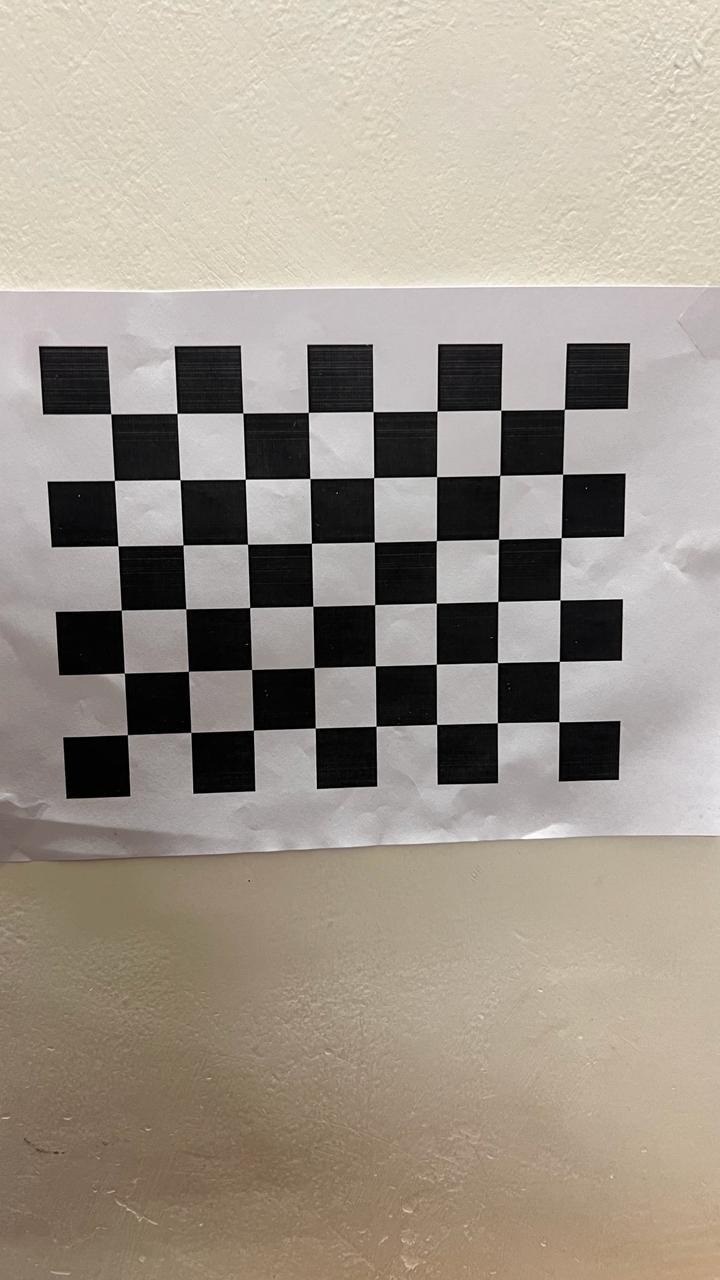
#> input picture A2/Q3/chessboard_dataset/1.jpeg, 720 x 1280 px; its folder holds only this picture in this run
$ python code.py
#> lines starting #> are read from the running program, lines starting #| are printed output that depends on the picture; after the words box and inside, x2 and y2 are one past the last pixel; in counts of white or black regions, pixels touching at a corner belong together; long printed decimals are rounded
import cv2
import numpy as np
import glob
import os
import matplotlib.pyplot as plt


chessboard_size = (8, 6)
square_size = 30

# 3D object points
objp = np.zeros((chessboard_size[0] * chessboard_size[1], 3), np.float32)
objp[:, :2] = np.mgrid[0:chessboard_size[0], 0:chessboard_size[1]].T.reshape(-1, 2)
objp *= square_size

objpoints = []
imgpoints = []

images = glob.glob('../chessboard_dataset/*.jpeg')

for file_name in images:
    img = cv2.imread(file_name)
#> img is the input picture: shape (1280, 720, 3); mean B, G, R 139.9, 150.9, 159.9
    gray = cv2.cvtColor(img, cv2.COLOR_BGR2GRAY)
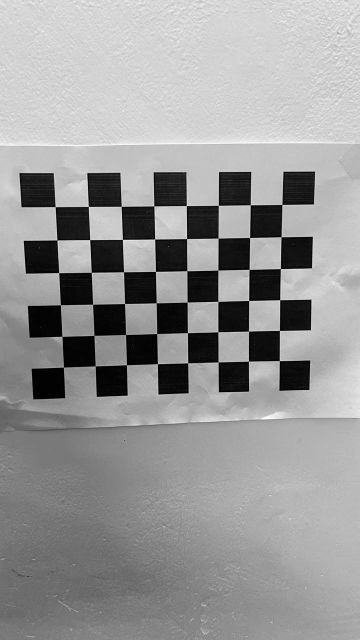
#> gray: shape (1280, 720) (shown at 1/2 size); min 0, max 254, mean 152.4

    # Chessboard Corners
    ret, corners = cv2.findChessboardCorners(gray, chessboard_size, None)
#> ret = True; corners = 48 rows, first 8: [110.9, 413.7], [177.1, 413.5], [242.8, 413], [308.5, 412.4], [373.1, 411.6], [437.1, 411.2], [500.7, 410.4], [564.3, 409.3]

    if ret:
        objpoints.append(objp)
        corners_refined = cv2.cornerSubPix(gray, corners, (11, 11), (-1, -1), criteria=(cv2.TERM_CRITERIA_EPS + cv2.TERM_CRITERIA_MAX_ITER, 30, 0.001))
#> corners_refined = 48 rows, first 8: [110.8, 413.8], [177, 413.4], [242.9, 413], [308.3, 412.4], [373.1, 411.6], [437, 411.1], [500.8, 410.2], [564.3, 409.3]
        imgpoints.append(corners_refined)
        cv2.drawChessboardCorners(img, chessboard_size, corners_refined, ret)
#> img: shape (1280, 720, 3); 2% of pixels changed, all inside (x1, y1, x2, y2) = (105, 403, 571, 742)
        cv2.imshow('Corners', img)
        cv2.waitKey(500)
    else:
        print(f"Corners not found in {file_name}")

cv2.destroyAllWindows()

ret, mtx, dist, rvecs, tvecs = cv2.calibrateCamera(objpoints, imgpoints, gray.shape[::-1], None, None)
#> ret = 0.227; mtx = [[924.3, 0, 359.6], [0, 923.1, 655.8], [0, 0, 1]]; dist = [[0.377, -3.09, 0.00569, 0.00781, 9.85]]; rvecs = ([0.145, -0.0764, -0.0205],); tvecs = ([-113.7, -110.7, 425.8],)


# 3.1

# Intrinsic matrix (K)
print("Intrinsic Matrix (K):")
print(mtx)
#| [[924.267   0.         359.639]
#|  [  0.         923.085  655.835]
#|  [  0.           0.           1.        ]]

# Extract intrinsic parameters
fx, fy = mtx[0, 0], mtx[1, 1]
#> fx = 924.3; fy = 923.1
print(f"Focal Lengths: fx = {fx:.2f}, fy = {fy:.2f} pixels")
#| Focal Lengths: fx = 924.27, fy = 923.08 pixels

cx, cy = mtx[0, 2], mtx[1, 2]
#> cx = 359.6; cy = 655.8
print(f"Principal Point: cx = {cx:.2f}, cy = {cy:.2f} pixels")
#| Principal Point: cx = 359.64, cy = 655.84 pixels

skew = mtx[0, 1]
#> skew = 0
print(f"Skew Parameter: {skew:.2f}")
#| Skew Parameter: 0.00

print(f"Reprojection Error: {ret:.4f} pixels")
#| Reprojection Error: 0.2271 pixels


# 3.2

# Extract extrinsic parameters for the first 2 images
print("\nExtrinsic Parameters for First 2 Images:")
for i in range(min(2, len(rvecs))):
    R, _ = cv2.Rodrigues(rvecs[i])
    t = tvecs[i]
    print(f"\nImage {i+1}:")
    print("Rotation Matrix (R):")
    print(R)
    print("Translation Vector (t):")
    print(t)
#> this loop made 1 pass
#> (printed output is left out)


# 3.3

# Extract distortion coefficients
print("\nDistortion Coefficients:")
print(dist)
#| [[ 3.76745112e-01 -3.09079313e+00  5.69275596e-03  7.81202894e-03
#|    9.84770045e+00]]

os.makedirs('raw_images', exist_ok=True)
os.makedirs('undistorted_images', exist_ok=True)

# Undistort the first 5 images
for i, file_name in enumerate(images[:5]):
    img = cv2.imread(file_name)
    if img is None:
        print(f"Failed to load {file_name} for undistortion")
        continue

    raw_path = f'raw_images/raw_image_{i+1:02d}.jpeg'
    cv2.imwrite(raw_path, img)

    # Undistort the image
    undistorted_img = cv2.undistort(img, mtx, dist, None, mtx)
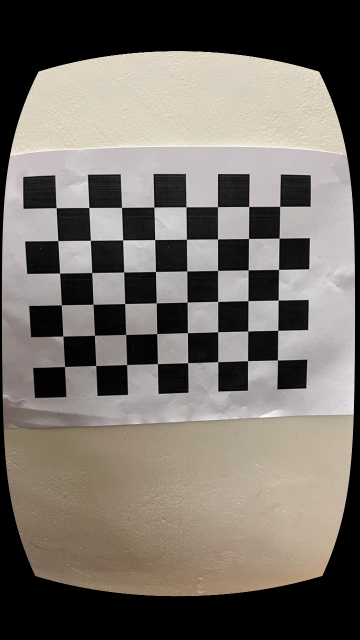
#> undistorted_img: shape (1280, 720, 3) (shown at 1/2 size); mean B, G, R 105, 111.9, 118.1

    undistorted_path = f'undistorted_images/undistorted_image_{i+1:02d}.jpeg'
    cv2.imwrite(undistorted_path, undistorted_img)


# 3.4

reprojection_errors = []

for i in range(len(objpoints)):
    imgpoints2, _ = cv2.projectPoints(objpoints[i], rvecs[i], tvecs[i], mtx, dist)
    error = cv2.norm(imgpoints[i], imgpoints2, cv2.NORM_L2) / len(imgpoints2)
    reprojection_errors.append(error)
#> this loop made 1 pass
#> error on pass 1: 0.0328
#> after the loop, reprojection_errors = [0.0328]

# individual errors
for i, err in enumerate(reprojection_errors):
    print(f"Image {i+1:02d} - Reprojection Error: {err:.4f} pixels")
#> this loop made 1 pass
#> (printed output is left out)

# mean and standard deviation
mean_error = np.mean(reprojection_errors)
#> mean_error = 0.0328
std_error = np.std(reprojection_errors)
#> std_error = 0
print(f"\nMean Reprojection Error: {mean_error:.4f} pixels")
#| Mean Reprojection Error: 0.0328 pixels
print(f"Standard Deviation: {std_error:.4f} pixels")
#| Standard Deviation: 0.0000 pixels

plt.figure(figsize=(10, 5))
plt.bar(range(1, len(reprojection_errors)+1), reprojection_errors, color='royalblue')
plt.axhline(mean_error, color='red', linestyle='--', label=f"Mean = {mean_error:.4f}")
plt.title("Per-Image Reprojection Error")
plt.xlabel("Image Index")
plt.ylabel("Reprojection Error (pixels)")
plt.xticks(range(1, len(reprojection_errors)+1))
plt.legend()
plt.grid(True)
plt.tight_layout()
plt.savefig("reprojection_error_plot.png")
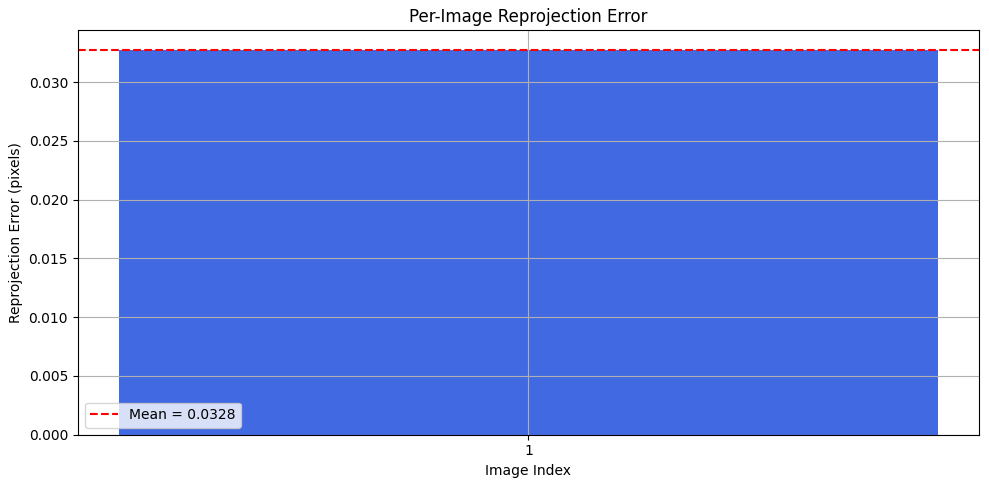
#> figure drawn by matplotlib, 1 panel
plt.show()

# 3.5


os.makedirs('reprojection_visuals', exist_ok=True)

for i, file_name in enumerate(images):
    img = cv2.imread(file_name)
    if img is None:
        print(f"Failed to load {file_name}")
        continue

    # Project object points using estimated parameters
    imgpoints2, _ = cv2.projectPoints(objpoints[i], rvecs[i], tvecs[i], mtx, dist)
#> imgpoints2 = 48 rows, first 8: [110.8, 413.7], [177.4, 413.3], [243.2, 412.8], [308.3, 412.3], [372.8, 411.7], [436.9, 410.9], [500.7, 410.1], [564.2, 409.2]

    # Draw original detected corners (green) and reprojected corners (red)
    for p1, p2 in zip(imgpoints[i], imgpoints2):
        pt1 = tuple(np.round(p1.ravel()).astype(int))  # Detected
        pt2 = tuple(np.round(p2.ravel()).astype(int))  # Reprojected
        cv2.circle(img, pt1, 4, (0, 255, 0), -1)  # Green
        cv2.circle(img, pt2, 2, (0, 0, 255), -1)  # Red
#> this loop made 48 passes
#> (p1, p2, pt2) on passes 1 to 8: ([[110.8, 413.8]], [[110.8, 413.7]], (111, 414)), ([[177, 413.4]], [[177.4, 413.3]], (177, 413)), ([[242.9, 413]], [[243.2, 412.8]], (243, 413)), ([[308.3, 412.4]], [[308.3, 412.3]], (308, 412)), ([[373.1, 411.6]], [[372.8, 411.7]], (373, 412)), ([[437, 411.1]], [[436.9, 410.9]], (437, 411)), ([[500.8, 410.2]], [[500.7, 410.1]], (501, 410)), ([[564.3, 409.3]], [[564.2, 409.2]], (564, 409))
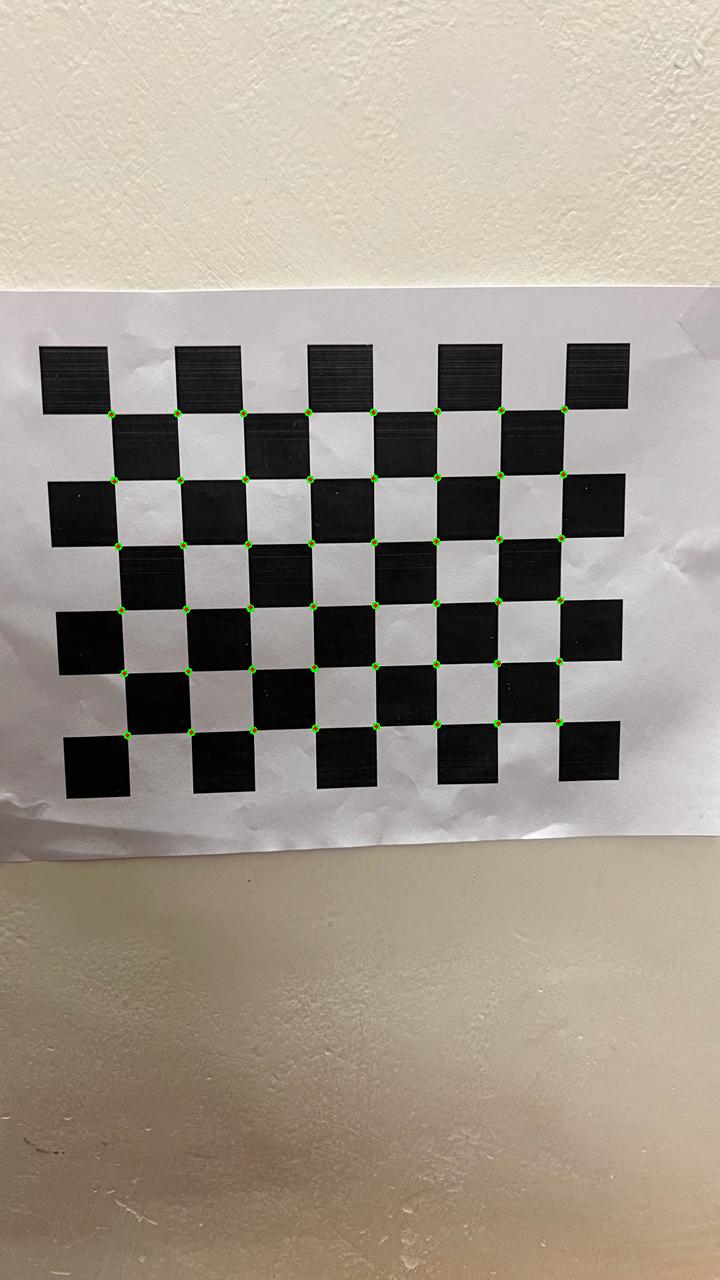
#> img: shape (1280, 720, 3); 0.26% of pixels changed, all inside (x1, y1, x2, y2) = (107, 405, 569, 740)

    # Save image
    out_path = f"reprojection_visuals/reprojection_comparison_{i+1:02d}.jpeg"
    cv2.imwrite(out_path, img)


# 3.6

plane_normals = []

for i in range(len(rvecs)):
    R, _ = cv2.Rodrigues(rvecs[i])         # Convert to rotation matrix
    normal_ci = R[:, 2]                    # Third column is the Z-axis of the checkerboard in camera frame
    plane_normals.append(normal_ci)
    print(f"Image {i+1:02d} - Plane Normal (Camera Frame): {normal_ci}")
#> this loop made 1 pass
#> normal_ci on pass 1: [-0.0776, -0.143, 0.987]
#> (printed output is left out)
#> after the loop, plane_normals = [[-0.0776, -0.143, 0.987]]

$ run again, on A2/Q3/chessboard_dataset/13.jpeg
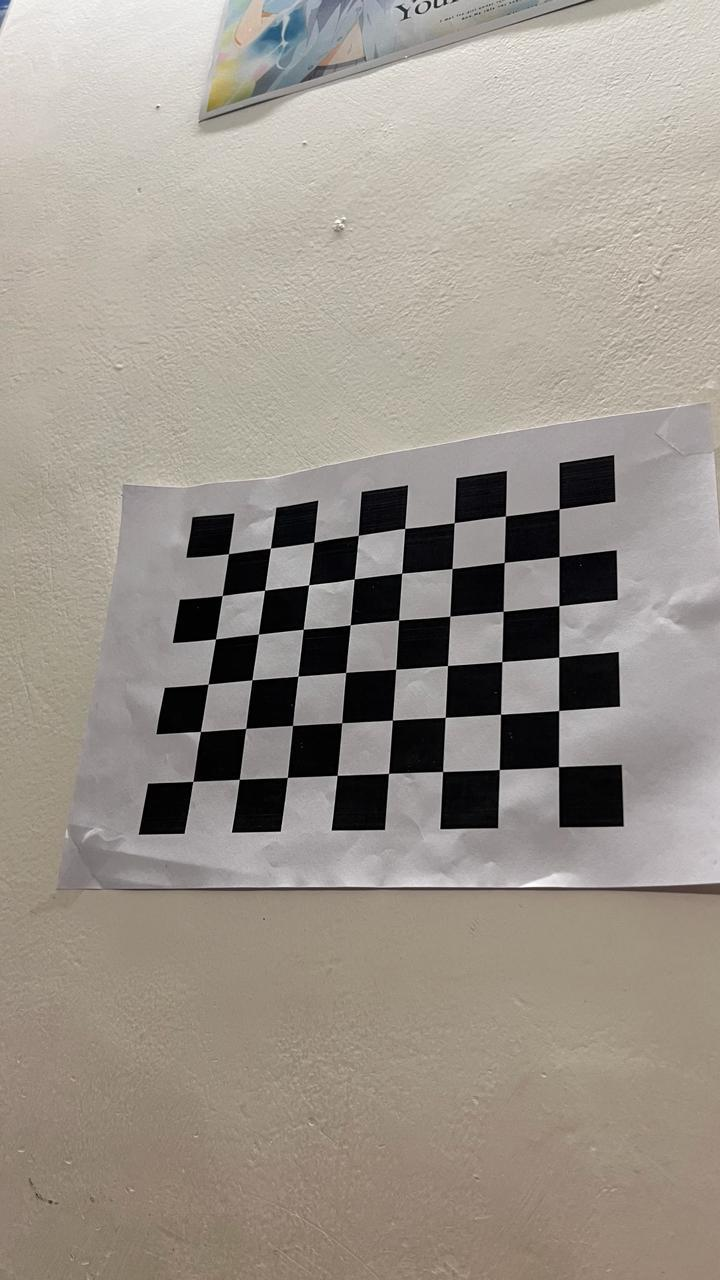
#> input picture A2/Q3/chessboard_dataset/13.jpeg, 720 x 1280 px
#> img is the input picture: shape (1280, 720, 3); mean B, G, R 139.7, 148.7, 156.2
#> `ret, corners = cv2.findChessboardCorners(gray, chessboard_size, None)`: ret = True; corners = 48 rows, first 8: [228.6, 553.8], [270.4, 548], [314, 542], [357.8, 535.3], [404.8, 528.2], [454.2, 523], [505.5, 516], [559.1, 508.8]
#> corners_refined = 48 rows, first 8: [228.5, 553.6], [270.4, 548.1], [313.7, 542.3], [358.4, 535.3], [404.7, 528.3], [454.2, 522.6], [505.4, 515.9], [559.2, 508.9]
#> `ret, mtx, dist, rvecs, tvecs = cv2.calibrateCamera(objpoints, imgpoint..`: ret = 0.419; mtx = [[1211.5, 0, 302.6], [0, 1147.8, 530.9], [0, 0, 1]]; dist = [[0.692, -9, 0.00647, -0.000444, 35.82]]; rvecs = ([-0.484, 0.496, -0.017],); tvecs = ([-46.38, 14.89, 760.4],)
#| [[1.21149679e+03 0.00000000e+00 3.02553161e+02]
#|  [0.00000000e+00 1.14776468e+03 5.30851346e+02]
#|  [0.00000000e+00 0.00000000e+00 1.00000000e+00]]
#> fx = 1211.5; fy = 1147.8
#| Focal Lengths: fx = 1211.50, fy = 1147.76 pixels
#> cx = 302.6; cy = 530.9
#| Principal Point: cx = 302.55, cy = 530.85 pixels
#> skew = 0
#| Skew Parameter: 0.00
#| Reprojection Error: 0.4193 pixels
#> the loop `for i in range(min(2, len(rvecs))):` made 1 pass
#> (printed output is left out)
#| [[ 6.91656919e-01 -9.00002276e+00  6.46971329e-03 -4.43975536e-04
#|    3.58176381e+01]]
#> the loop `for i in range(len(objpoints)):` made 1 pass
#> error on pass 1: 0.0605
#> after the loop `for i in range(len(objpoints)):`: reprojection_errors = [0.0605]
#> the loop `for i, err in enumerate(reprojection_errors):` made 1 pass
#> (printed output is left out)
#> mean_error = 0.0605
#> std_error = 0
#| Mean Reprojection Error: 0.0605 pixels
#| Standard Deviation: 0.0000 pixels
#> `plt.savefig("reprojection_error_plot.png")`:
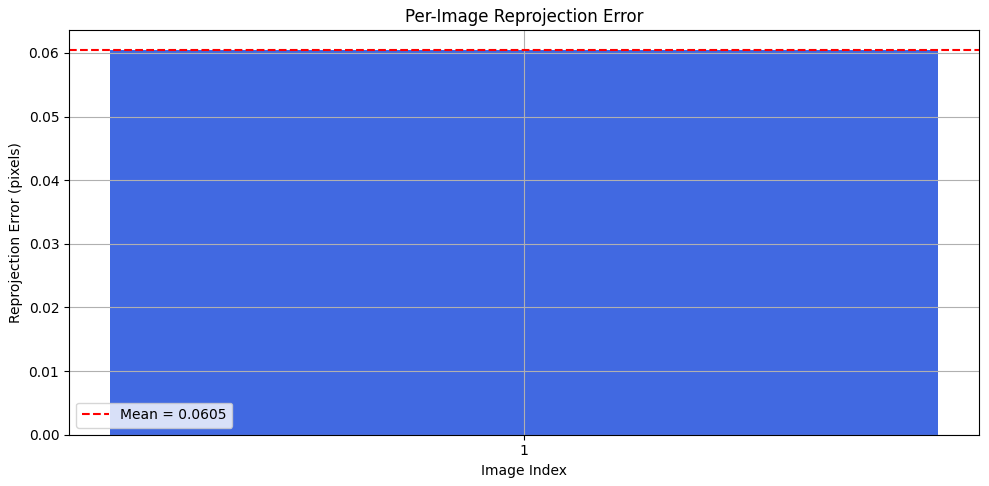
#> figure drawn by matplotlib, 1 panel
#> imgpoints2 = 48 rows, first 8: [228.4, 553.4], [270.2, 547.7], [313.3, 541.9], [358.2, 535.8], [405, 529.5], [454.1, 523], [505.6, 516.2], [559.3, 509]
#> the loop `for p1, p2 in zip(imgpoints[i], imgpoints2):` made 48 passes
#> (p1, p2, pt2) on passes 2, 6, 8, 10, 11, 12, 15, 16: ([[270.4, 548.1]], [[270.2, 547.7]], (270, 548)), ([[454.2, 522.6]], [[454.1, 523]], (454, 523)), ([[559.2, 508.9]], [[559.3, 509]], (559, 509)), ([[264.6, 590.2]], [[264.6, 589.9]], (265, 590)), ([[308.6, 584.8]], [[308.5, 584.6]], (309, 585)), ([[354.3, 578.8]], [[354.2, 579.3]], (354, 579)), ([[504.2, 562.4]], [[504.3, 562.4]], (504, 562)), ([[559.1, 556.5]], [[559.1, 556.2]], (559, 556))
#> after the loop `for p1, p2 in zip(imgpoints[i], imgpoints2):`:
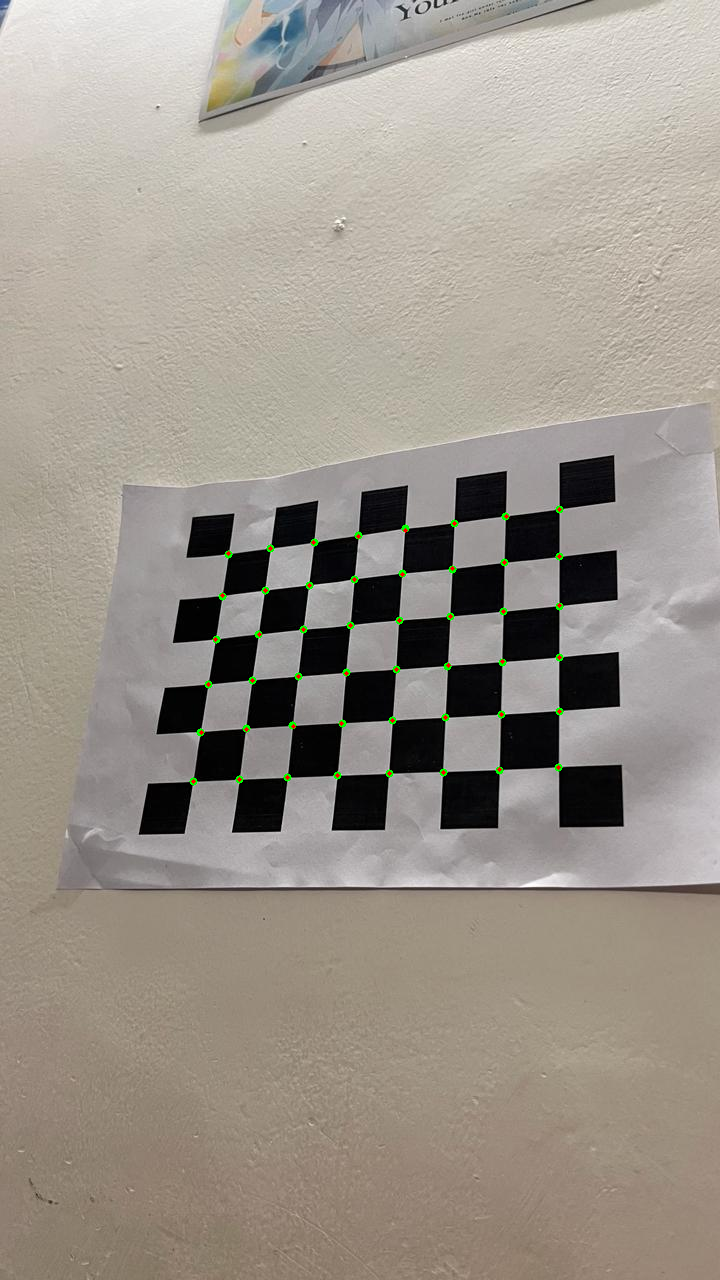
#> img: shape (1280, 720, 3); 0.26% of pixels changed, all inside (x1, y1, x2, y2) = (189, 505, 564, 786)
#> the loop `for i in range(len(rvecs)):` made 1 pass
#> normal_ci on pass 1: [0.461, 0.442, 0.769]
#> (printed output is left out)
#> after the loop `for i in range(len(rvecs)):`: plane_normals = [[0.461, 0.442, 0.769]]
